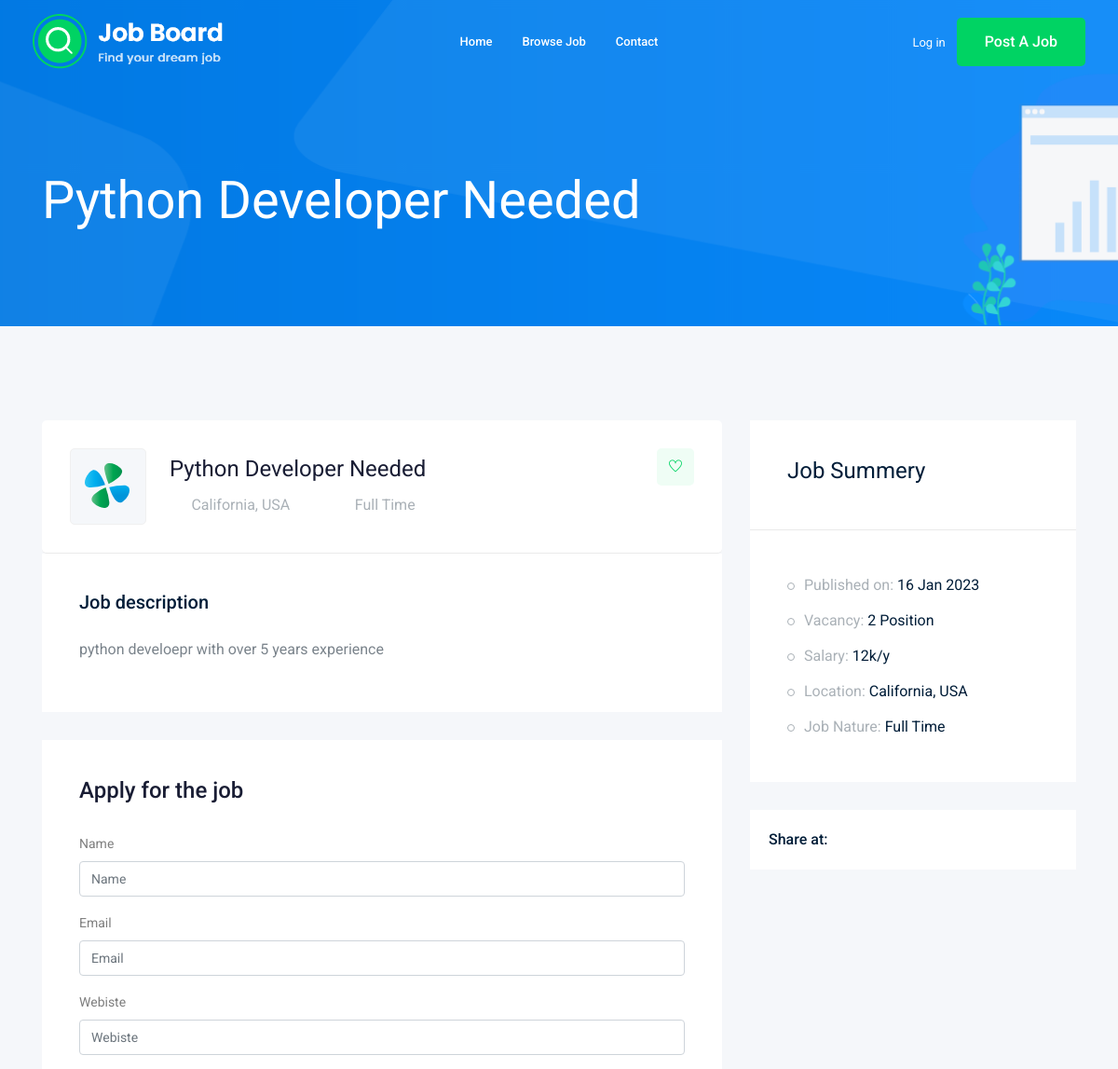
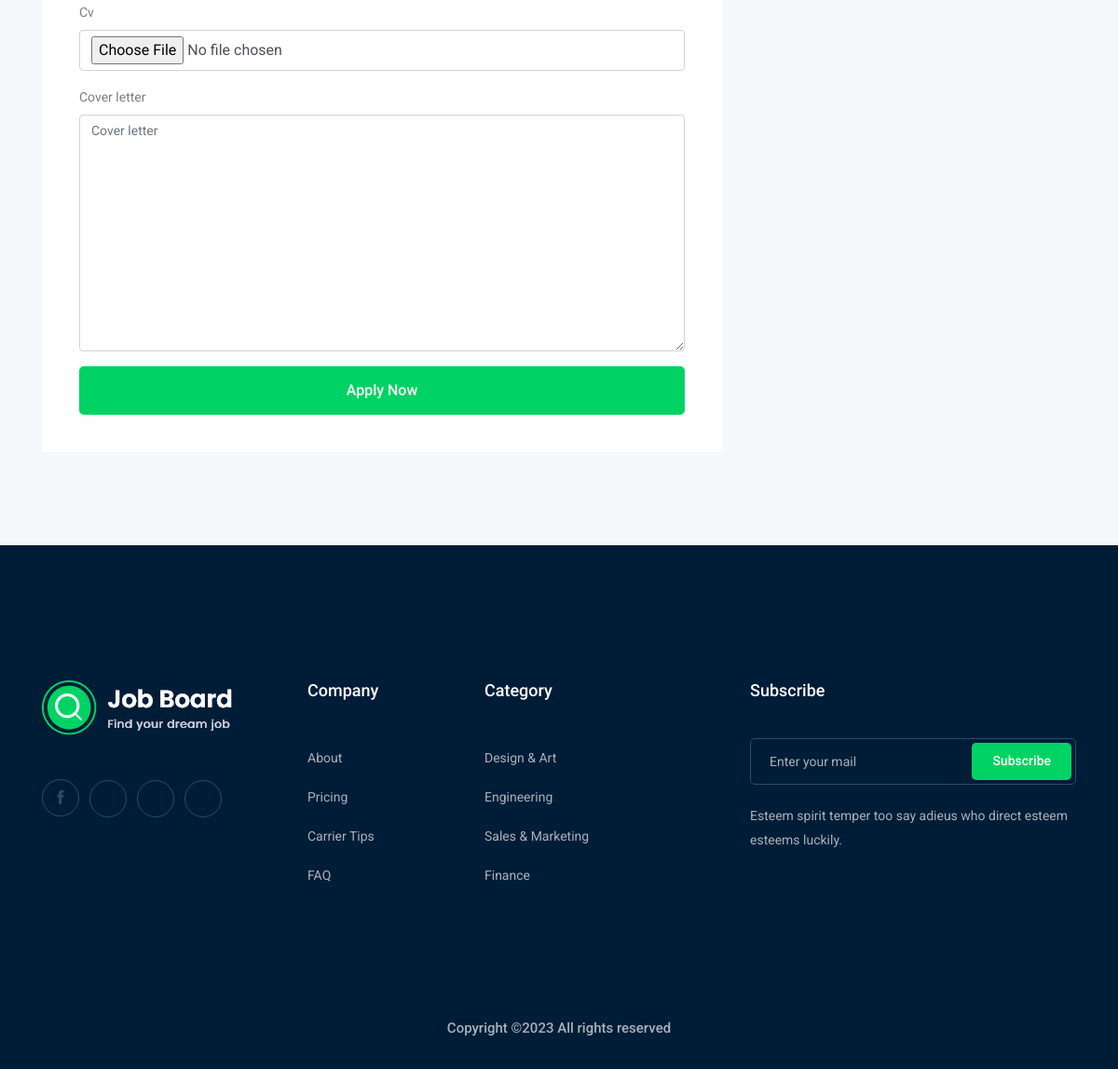
The page /python-developer-needed on the database its author committed (2 pictures, top to bottom).
### job/models.py (models this page shows, shortened)
class Job(models.Model):  # table
    owner = models.ForeignKey(User, related_name='job_owner', on_delete=models.CASCADE)
    title = models.CharField(max_length=100)  # column
    job_type = models.CharField(max_length=15 , choices=JOB_TYPE)
    description = models.TextField(max_length=1000)
    published_at = models.DateTimeField(auto_now=True)
    Vacancy = models.IntegerField(default=1)
    salary = models.IntegerField(default=0)
    experience = models.IntegerField(default=1)
    category = models.ForeignKey('Category',on_delete=models.CASCADE)
    image = models.ImageField(upload_to=image_upload)
    slug = models.SlugField(blank=True, null=True)
    def __str__(self):
        return self.title

### job/views.py (the view)
# urls.py: path('<str:slug>',views.job_detail , name='job_detail'),
def job_detail(request , slug):
    job_detail = Job.objects.get(slug=slug)
    if request.method=='POST':
        form = ApplyForm(request.POST , request.FILES)
        if form.is_valid():
            myform = form.save(commit=False)
            myform.job = job_detail
            myform.save()
            print('DOne')
    else:
        form = ApplyForm()
    context = {'job' : job_detail , 'form1':form}
    return render(request,'job/job_detail.html',context)

### job/form.py
class ApplyForm(forms.ModelForm):
    class Meta:
        model = Apply
        fields = ['name' ,'email','webiste','cv','cover_letter']

### job/templates/job/job_detail.html (shortened to what this page needs)
{% extends 'base.html' %}
{% load bootstrap4 %}
{% block body %}
    <div class="bradcam_area bradcam_bg_1">
        <div class="container">
            <div class="row">
                <div class="col-xl-12">
                    <div class="bradcam_text">
                        <h3>{{job}}</h3>
                    </div>
                </div>
            </div>
        </div>
    </div>
    <div class="job_details_area">
        <div class="container">
            <div class="row">
                <div class="col-lg-8">
                    <div class="job_details_header">
                        <div class="single_jobs white-bg d-flex justify-content-between">
                            <div class="jobs_left d-flex align-items-center">
                                <div class="thumb">
                                    <img src="img/svg_icon/1.svg" alt="">
                                </div>
                                <div class="jobs_conetent">
                                    <a href="#"><h4>{{job}}</h4></a>
                                    <div class="links_locat d-flex align-items-center">
                                        <div class="location">
                                            <p> <i class="fa fa-map-marker"></i> California, USA</p>
                                        </div>
                                        <div class="location">
                                            <p> <i class="fa fa-clock-o"></i>{{job.job_type}}</p>
                                        </div>
                                    </div>
                                </div>
                            </div>
                            <div class="jobs_right">
                                <div class="apply_now">
                                    <a class="heart_mark" href="#"> <i class="ti-heart"></i> </a>
                                </div>
                            </div>
                        </div>
                    </div>
                    <div class="descript_wrap white-bg">
                        <div class="single_wrap">
                            <h4>Job description</h4>
                            <p>{{job.description}}</p>
                        </div>
                    </div>
                    <div class="apply_job_form white-bg">
                        <h4>Apply for the job</h4>
                        <form method="POST" enctype="multipart/form-data">
                            {% bootstrap_form form1 %}
                            {% buttons %}
                                <button class="boxed-btn3 w-100" type="submit">Apply Now</button>
                            {% endbuttons %}
                        </form>
                    </div>
                </div>
                <div class="col-lg-4">
                    <div class="job_sumary">
                        <div class="summery_header">
                            <h3>Job Summery</h3>
                        </div>
                        <div class="job_content">
                            <ul>
                                <li>Published on: <span>{{job.published_at|date:'d M o'}}</span></li>
                                <li>Vacancy: <span>{{job.Vacancy}} Position</span></li>
                                <li>Salary: <span>{{job.salary}}k/y</span></li>
                                <li>Location: <span>California, USA</span></li>
                                <li>Job Nature: <span> {{job.job_type}}</span></li>
                            </ul>
                        </div>
                    </div>
                    <div class="share_wrap d-flex">
                        <span>Share at:</span>
                        <ul>
                            <li><a href="#"> <i class="fa fa-facebook"></i></a> </li>
                            <li><a href="#"> <i class="fa fa-google-plus"></i></a> </li>
                            <li><a href="#"> <i class="fa fa-twitter"></i></a> </li>
                            <li><a href="#"> <i class="fa fa-envelope"></i></a> </li>
                        </ul>
                    </div>
                    <div class="job_location_wrap">
                        <div class="job_lok_inner">
                            <div id="map" style="height: 200px;"></div>
                          </div>
                    </div>
                </div>
            </div>
        </div>
    </div>
    {% endblock body %}

### rows shown on the page
Job: title "Python Developer Needed", job_type "Full Time", description "python develoepr with over 5 years experience", published_at "16 Jan 2023", Vacancy "2", salary "12"
